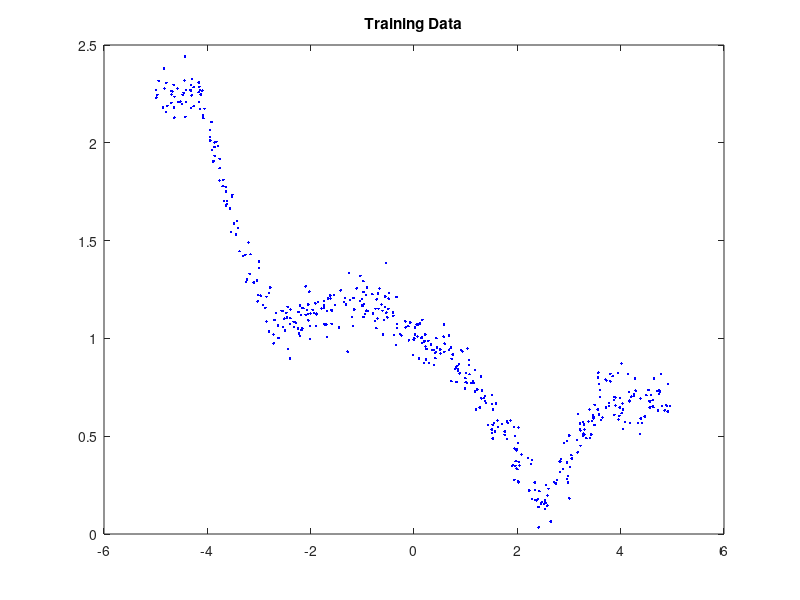

Recreate this plot in MATLAB. (Note: this script raises an error after producing the figure.)

% Load data
load basisData.mat

% Plot data
figure(1);
plot(X,y,'b.')
title('Training Data');
hold on;

% Fit least-squares estimator
% model = leastSquares(X,y);

% Fit least-squares with bias estimator
model = simpleLeastSquares(X,y);

% Draw model prediction
Xsample = [min(X):.1:max(X)]';
yHat = model.predict(model,Xsample);
plot(Xsample,yHat,'g-');